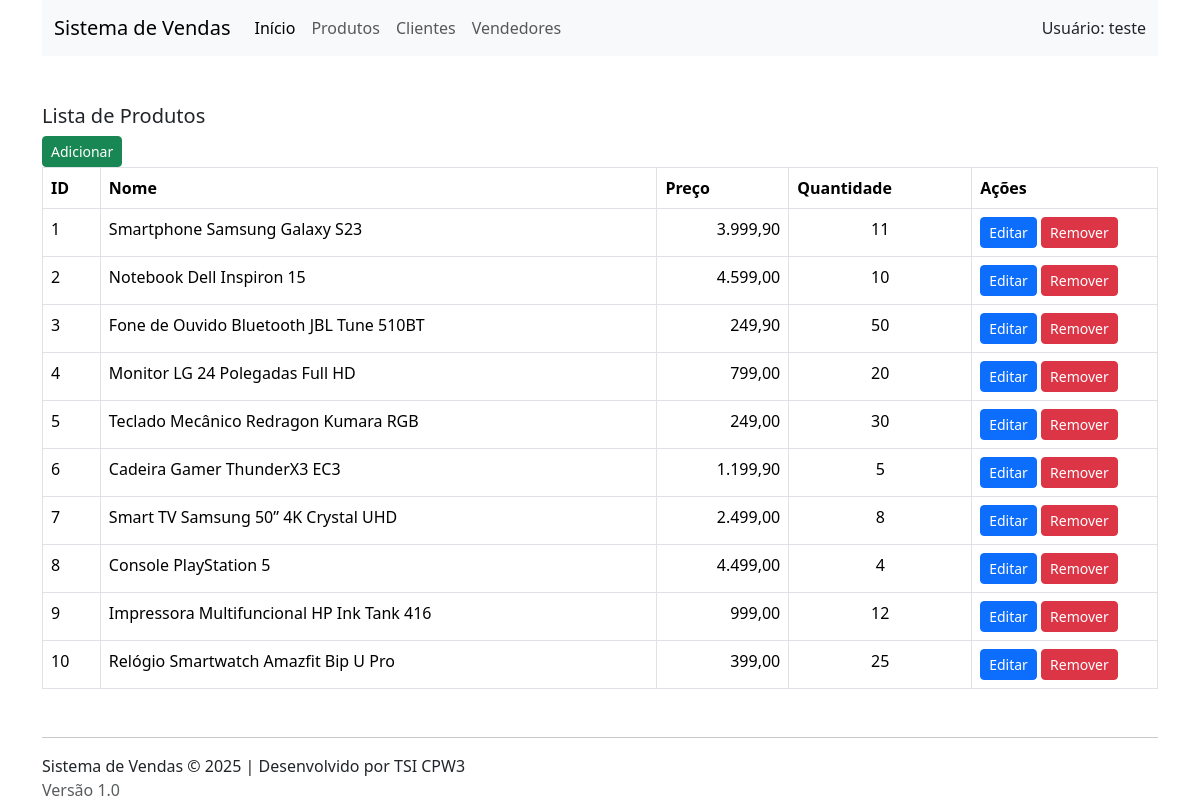
Page /ProdutoController.php on the committed database.
### tables this page shows
CREATE TABLE `produtos` (
  `id` int(11) NOT NULL,
  `nome` varchar(100) NOT NULL,
  `preco` decimal(10,2) NOT NULL,
  `descricao` text DEFAULT NULL,
  `marca` varchar(100) DEFAULT NULL,
  `quantidade` int(11) DEFAULT 0,
  `url_imagem` varchar(255) DEFAULT NULL
);

### Produto.php (called while the page is built, shortened)
<?php
class Produto {
    public function __construct($id, $nome, $preco, $quantidade, $descricao, $marca, $url_imagem) {
        $this->id = $id;
        $this->nome = $nome;
        $this->preco = $preco;
        $this->quantidade = $quantidade;
    }
}

### listaProduto.php (the view)
<h5 class="mt-5">Lista de Produtos</h5>
<a href="ProdutoController.php?acao=novo" class="btn btn-success btn-sm">Adicionar</a>
<table class="table table-bordered">
    <thead>
        <tr>
            <th>ID</th>
            <th>Nome</th>
            <th>Preço</th>
            <th>Quantidade</th>
            <th class="col-md-2">Ações</th>
        </tr>
    </thead>
    <tbody>
        <?php foreach ($produtos as $produto): ?>
            <tr>
                <td><?= $produto->id; ?></td>
                <td><?= $produto->nome; ?></td>
                <td class="text-end"><?= number_format($produto->preco, 2, ',', '.'); ?></td>
                <td class="text-center"><?= $produto->quantidade; ?></td>
                <td>
                    <a href="?acao=editar&id=<?= $produto->id ?>"
                        class="btn btn-primary btn-sm">
                            Editar
                    </a>
                    <a href="?acao=excluir&id=<?= $produto->id ?>"
                        class="btn btn-danger btn-sm">
                            Remover
                    </a>
                </td>
            </tr>
        <?php endforeach; ?>
    </tbody>
</table>

### ProdutoController.php (shortened to what this page needs)
<?php
require_once 'Produto.php';
$produtosController=new ProdutoController();
$acao = $_GET['acao'] ?? 'index';
switch ($acao) {
    default:
        $produtosController->index();
}
class ProdutoController {
    public function index() {
        $pdo = getConnection();
        $stmt = $pdo->query("SELECT * FROM produtos");
        $produtos = [];
        while ($linha = $stmt->fetch(PDO::FETCH_ASSOC)) {
            $produtos[] = new Produto($linha['id'],
                                    $linha['nome'],
                                    $linha['preco'],
                                    $linha['quantidade'],
                                    $linha['descricao'],
                                    $linha['marca'],
                                    $linha['url_imagem']);
        }
        include '_cabecalho.php';
        include 'listaProduto.php';
        include '_rodape.php';
    }
}

### _cabecalho.php (shortened to what this page needs)
<!DOCTYPE html>
<html lang="pt-BR">
<head>
    <link href="https://cdn.jsdelivr.net/npm/bootstrap@5.3.3/dist/css/bootstrap.min.css" rel="stylesheet">
</head>
<body>
    <div class="container">
        <nav class="navbar navbar-expand-lg bg-body-tertiary">
            <div class="container-fluid">
                <a class="navbar-brand" href="#">Sistema de Vendas</a>
                <div class="collapse navbar-collapse" id="navbarSupportedContent">
                    <ul class="navbar-nav me-auto mb-2 mb-lg-0">
                        <li class="nav-item">
                            <a class="nav-link active" aria-current="page" href="#">Início</a>
                        </li>
                        <li class="nav-item">
                            <a class="nav-link" href="ProdutoController.php">Produtos</a>
                        </li>
                        <li class="nav-item">
                            <a class="nav-link" href="#">Clientes</a>
                        </li>
                        <li class="nav-item">
                            <a class="nav-link" href="#">Vendedores</a>
                        </li>
                    </ul>
                    Usuário: teste
                </div>
            </div>
        </nav>

### _rodape.php (shortened to what this page needs)
<hr class="mt-5">
        <p class="mb-0">Sistema de Vendas &copy; 2025 | Desenvolvido por TSI CPW3</p>
        <p class="mb-0 text-muted">Versão 1.0</p>
    </div>
</body>
</html>

### rows in the picture
produtos: id "1", nome "Smartphone Samsung Galaxy S23", preco "3.999,90", quantidade "11"
produtos: id "2", nome "Notebook Dell Inspiron 15", preco "4.599,00", quantidade "10"
produtos: id "3", nome "Fone de Ouvido Bluetooth JBL Tune 510BT", preco "249,90", quantidade "50"
produtos: id "4", nome "Monitor LG 24 Polegadas Full HD", preco "799,00", quantidade "20"
produtos: id "5", nome "Teclado Mecânico Redragon Kumara RGB", preco "249,00", quantidade "30"
produtos: id "6", nome "Cadeira Gamer ThunderX3 EC3", preco "1.199,90", quantidade "5"
produtos: id "7", nome "Smart TV Samsung 50” 4K Crystal UHD", preco "2.499,00", quantidade "8"
produtos: id "8", nome "Console PlayStation 5", preco "4.499,00", quantidade "4"
produtos: id "9", nome "Impressora Multifuncional HP Ink Tank 416", preco "999,00", quantidade "12"
produtos: id "10", nome "Relógio Smartwatch Amazfit Bip U Pro", preco "399,00", quantidade "25"
